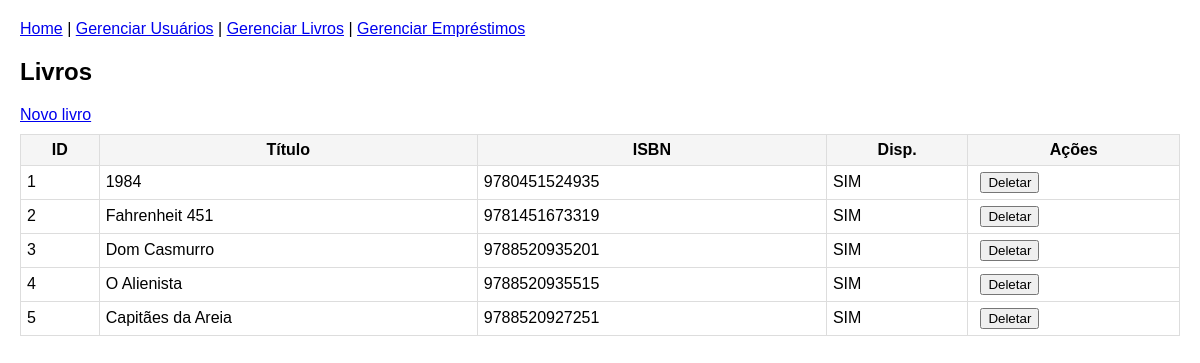
The page /web/livros on the database its author committed.
### db/modelos.py (models this page shows)
class Livro(SQLModel, table=True):
    id: Optional[int] = Field(default=None, primary_key=True)
    titulo: str
    isbn: str
    disponivel: bool = True
    emprestimos: List["Emprestimo"] = Relationship(back_populates="livro")

### server/web_ui.py (the view)
@router.get("/livros")
@router.get("/livros")
def web_list_livros(request: Request, q: str | None = None, sessao: Session = Depends(obter_sessao)):
    resultado = sessao.exec(select(Livro)) if hasattr(sessao, 'exec') else sessao.query(Livro)
    livros = [r[0] if not isinstance(r, Livro) else r for r in resultado]
    if q:
        livros = [l for l in livros if q.lower() in l.titulo.lower()]
    livros_dict = [
        {
            "id": l.id,
            "titulo": l.titulo,
            "isbn": l.isbn,
            "disponivel": l.disponivel,
        }
        for l in livros
    ]
    return templates.TemplateResponse(
        "livros_list.html",
        {"request": request, "livros": livros_dict},
    )

### server/templates/livros_list.html
{% extends "base.html" %}
{% block content %}
  <h2>Livros</h2>
  <a href="/web/livros/novo">Novo livro</a>
  <table>
    <thead><tr><th>ID</th><th>Título</th><th>ISBN</th><th>Disp.</th><th>Ações</th></tr></thead>
    <tbody>
      {% for l in livros %}
      <tr>
        <td>{{ l.id }}</td>
        <td>{{ l.titulo }}</td>
        <td>{{ l.isbn }}</td>
        <td>{{ 'SIM' if l.disponivel else 'NÃO' }}</td>
        <td>
          <form method="post" action="/web/livros/{{ l.id }}/deletar" style="display:inline">
            <button type="submit">Deletar</button>
          </form>
        </td>
      </tr>
      {% endfor %}
    </tbody>
  </table>
{% endblock %}

### server/static/style.css (style rules this page uses)
body { font-family: Arial, sans-serif; margin: 20px; }
table { width: 100%; border-collapse: collapse; margin-top: 10px; }
th, td { border: 1px solid #ddd; padding: 6px; }
th { background: #f5f5f5; }
form { margin: 8px 0; }
button { margin-left: 6px; }

### rows shown on the page
Livro: id "1", titulo "1984", isbn "9780451524935", disponivel "SIM"
Livro: id "2", titulo "Fahrenheit 451", isbn "9781451673319", disponivel "SIM"
Livro: id "3", titulo "Dom Casmurro", isbn "9788520935201", disponivel "SIM"
Livro: id "4", titulo "O Alienista", isbn "9788520935515", disponivel "SIM"
Livro: id "5", titulo "Capitães da Areia", isbn "9788520927251", disponivel "SIM"
